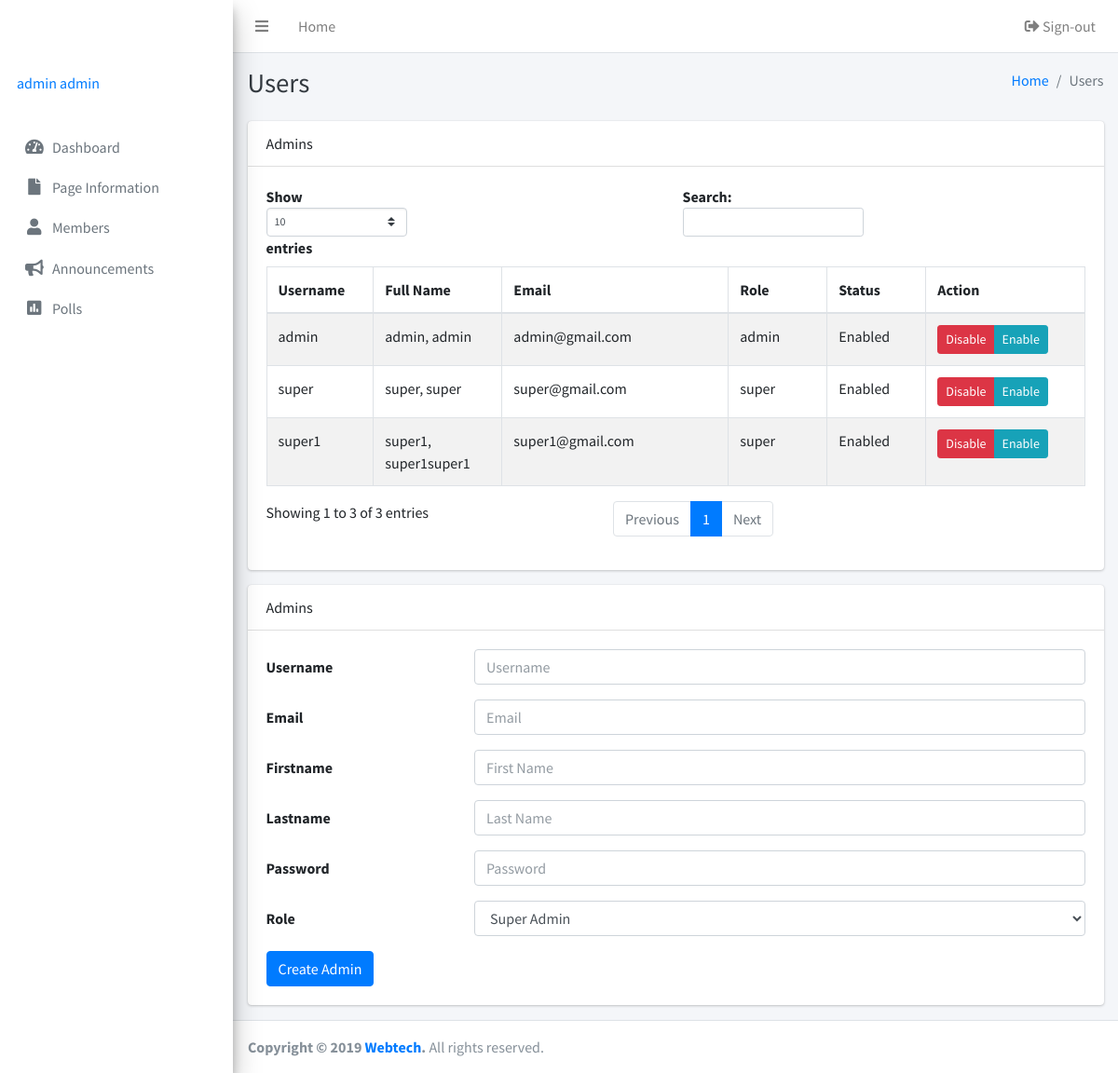
Screenshot of /admins/users.php (signed in) with the database file from the repository.
### tables this page shows
CREATE TABLE IF NOT EXISTS `accounts` (
  `id` int(255) NOT NULL AUTO_INCREMENT,
  `firstname` varchar(255) NOT NULL,
  `lastname` varchar(255) NOT NULL,
  `username` varchar(255) NOT NULL,
  `email` varchar(255) NOT NULL,
  `password` varchar(255) NOT NULL,
  `role` enum('super','admin') NOT NULL,
  `status` enum('Enabled','Disabled') NOT NULL,
  PRIMARY KEY (`id`),
  UNIQUE KEY `username` (`username`)
);

### admins/inc/session.php (called while the page is built, shortened)
<?php
	include 'inc/db.php';;
	if(isset($_SESSION['admin'])){
		$sql = mysqli_query($db, "SELECT * FROM accounts where `username` = '".$_SESSION['admin']."'");
		$user = mysqli_fetch_assoc($sql);
	}
	else{
		header('location: login.php');
		exit();
	}
?>

### admins/users.php (the view, shortened to what this page needs)
<?php
  include 'inc/session.php';
  include 'inc/header.php';
 ?>
<?php
$link = "Users";
?>
<body class="hold-transition sidebar-mini">
<div class="wrapper">
<?php include 'inc/navbar.php'; ?>
  <div class="content-wrapper">
    <div class="content-header">
      <div class="container-fluid">
        <div class="row mb-2">
          <div class="col-sm-6">
            <h1 class="m-0 text-dark">Users</h1>
          </div>
          <div class="col-sm-6">
            <ol class="breadcrumb float-sm-right">
              <li class="breadcrumb-item"><a href="#">Home</a></li>
              <li class="breadcrumb-item active">Users</li>
            </ol>
          </div>
        </div>
      </div>
    </div>
    <div class="content">
      <div class="container-fluid">
         <div class="row">
          <div class="col-12">
            <div class="card">
              <div class="card-header">
               Admins
              </div>
              <div class="card-body">
                <table class="table table-bordered table-striped display">
                  <thead>
                  <tr>
                    <th width="50">Username</th>
                    <th width="120">Full Name</th>
                    <th width="200">Email</th>
                    <th width="100">Role</th>
                    <th width="100">Status</th>
                    <th width="100">Action</th>
                  </tr>
                  </thead>
                  <tbody>
                  <?php
                  $sql = mysqli_query($db, "SELECT * FROM accounts");
                  while ($row = mysqli_fetch_array($sql)) {
                        ?>
                  <tr>
                    <td><?php echo $row['username'];?></td>
                    <td><?php echo $row['lastname'];?>, <?php echo $row['firstname'];?></td>
                    <td><?php echo $row['email'];?></td>
                    <td><?php echo $row['role'];?></td>
                    <td><?php echo $row['status'];?></td>
                    <td>
                       <div class="btn-group btn-group-sm">
                        <a href='admindisabled.php?id=<?php echo $row['id']; ?>' class="btn btn-danger">Disable</a>
                        <a href='adminenabled.php?id=<?php echo $row['id']; ?>' class="btn btn-info">Enable</a>
                      </div>
                    </td>
                  </tr>
                  <?php   } ?>
                  </tbody>
                </table>
              </div>
            </div>
          </div>
        </div>
         <div class="row">
          <div class="col-12">
            <div class="card">
              <div class="card-header">
               Admins
              </div>
              <div class="card-body">
               <form class="form-horizontal" action="users.php" method="post" >
                  <div class="form-group row">
                    <label for="inputEmail3" class="col-sm-3 col-form-label">Username</label>
                    <div class="col-sm-9">
                      <input type="text" class="form-control" placeholder="Username" name="username" required>
                    </div>
                  </div>
                  <div class="form-group row">
                    <label for="inputEmail3" class="col-sm-3 col-form-label">Email</label>
                    <div class="col-sm-9">
                      <input type="email" class="form-control" placeholder="Email" name="email" required>
                    </div>
                  </div>
                  <div class="form-group row">
                    <label for="inputEmail3" class="col-sm-3 col-form-label">Firstname</label>
                    <div class="col-sm-9">
                      <input type="text" class="form-control" placeholder="First Name" name="firstname" required>
                    </div>
                  </div>
                  <div class="form-group row">
                    <label for="inputEmail3" class="col-sm-3 col-form-label">Lastname</label>
                    <div class="col-sm-9">
                      <input type="text" class="form-control" placeholder="Last Name" name="lastname" required>
                    </div>
                  </div>
                  <div class="form-group row">
                    <label for="inputEmail3" class="col-sm-3 col-form-label">Password</label>
                    <div class="col-sm-9">
                      <input type="password" class="form-control" placeholder="Password" name="password" required>
                    </div>
                  </div>
                  <div class="form-group row">
                    <label for="inputEmail3" class="col-sm-3 col-form-label">Role</label>
                    <div class="col-sm-9">
                      <select class="form-control" name="role">
                          <option value="super">Super Admin</option>
                      </select>
                    </div>
                  </div>
                  <button type="submit" class="btn btn-primary" name="submit">Create Admin</button>
                  </form>
              </div>
            </div>
          </div>
        </div>
      </div>
    </div>
  </div>
  <?php include 'inc/footer.php'; ?>
</div>
</body>
</html>

### admins/inc/navbar.php
  <nav class="main-header navbar navbar-expand navbar-white navbar-light">
    <ul class="navbar-nav">
      <li class="nav-item">
        <a class="nav-link" data-widget="pushmenu" href="#"><i class="fas fa-bars"></i></a>
      </li>
      <li class="nav-item d-none d-sm-inline-block">
        <a href="index3.html" class="nav-link">Home</a>
      </li>
    </ul>
    <ul class="navbar-nav ml-auto">
      <li class="nav-item">
        <a class="nav-link" href="logout.php"><i class="nav-icon fas fa-sign-out-alt"></i> Sign-out</a>
      </li>
    </ul>
  </nav>
  <aside class="main-sidebar sidebar-gray elevation-4">
    <a href="index3.html" class="brand-link">
      <span class="brand-text font-weight-light">OrgIT</span>
    </a>
    <div class="sidebar">
      <div class="user-panel mt-3 pb-3 mb-3 d-flex">
        <div class="info">
          <a href="#" class="d-block"><?php echo $user['firstname']. ' '.$user['lastname']; ?></a>
        </div>
      </div>
<?php if($user['role'] == 'super'): ?>
      <nav class="mt-2">
        <ul class="nav nav-pills nav-sidebar flex-column" data-widget="treeview" role="menu" data-accordion="false">
          <li class="nav-item">
            <a href="index.php" class="nav-link <?php if($link == 'Dashboard') {echo 'active';} ?>">
              <i class="nav-icon fas fa-tachometer-alt"></i>
              <p>
                Dashboard
              </p>
            </a>
          </li>
          <li class="nav-item">
            <a href="page.php" class="nav-link <?php if($link == 'Information') {echo 'active';} ?>">
              <i class="nav-icon fas fa-file"></i>
              <p>
                Page Information
              </p>
            </a>
          </li>
          <li class="nav-item">
            <a href="allaccounts.php" class="nav-link <?php if($link == 'Accounts') {echo 'active';} ?>">
              <i class="nav-icon fas fa-users"></i>
              <p>
                All Accounts
              </p>
            </a>
          </li>
          <li class="nav-item">
            <a href="announcements.php" class="nav-link <?php if($link == 'Announcements') {echo 'active';} ?>">
              <i class="nav-icon fas fa-bullhorn"></i>
              <p>
                Announcements
              </p>
            </a>
          </li>
          <li class="nav-item">
            <a href="poll.php" class="nav-link <?php if($link == 'Polls') {echo 'active';} ?>">
              <i class="nav-icon fas fa-poll"></i>
              <p>
                Polls
              </p>
            </a>
          </li>
          <li class="nav-item">
            <a href="semester.php" class="nav-link <?php if($link == 'Semester') {echo 'active';} ?>">
              <i class="nav-icon fas fa-cog"></i>
              <p>
                Settings
              </p>
            </a>
          </li>
        </ul>
      </nav>
  <?php else: ?>
      <nav class="mt-2">
        <ul class="nav nav-pills nav-sidebar flex-column" data-widget="treeview" role="members" data-accordion="false">
          <li class="nav-item">
            <a href="index.php" class="nav-link <?php if($link == 'Dashboard') {echo 'active';} ?>">
              <i class="nav-icon fas fa-tachometer-alt"></i>
              <p>
                Dashboard
              </p>
            </a>
          </li>
          <li class="nav-item">
            <a href="page.php" class="nav-link <?php if($link == 'Information') {echo 'active';} ?>">
              <i class="nav-icon fas fa-file"></i>
              <p>
                Page Information
              </p>
            </a>
          </li>
          <li class="nav-item">
            <a href="members.php" class="nav-link <?php if($link == 'Members') {echo 'active';} ?>">
              <i class="nav-icon fas fa-user"></i>
              <p>
                Members
              </p>
            </a>
          </li>
          <li class="nav-item">
            <a href="announcements.php" class="nav-link <?php if($link == 'Announcements') {echo 'active';} ?>">
              <i class="nav-icon fas fa-bullhorn"></i>
              <p>
                Announcements
              </p>
            </a>
          </li>
          <li class="nav-item">
            <a href="poll.php" class="nav-link <?php if($link == 'Polls') {echo 'active';} ?>">
              <i class="nav-icon fas fa-poll"></i>
              <p>
                Polls
              </p>
            </a>
          </li>
        </ul>
      </nav>
  <?php endif ?>
    </div>
  </aside>

### admins/inc/header.php (style rules this page uses)
p, h1, h2, h3, h4, h5, h6, label, td, dt, dd { user-select: none; -webkit-user-select: none; -khtml-user-select: none; -moz-user-select: none; -ms-user-select: none; }

### rows the page displays
accounts: firstname "admin", lastname "admin", username "admin", email "admin@gmail.com", role "admin", status "Enabled"
accounts: username "super", lastname "super", firstname "super", email "super@gmail.com", role "super", status "Enabled"
accounts: username "super1", lastname "super1", firstname "super1super1", email "super1@gmail.com", role "super", status "Enabled"
